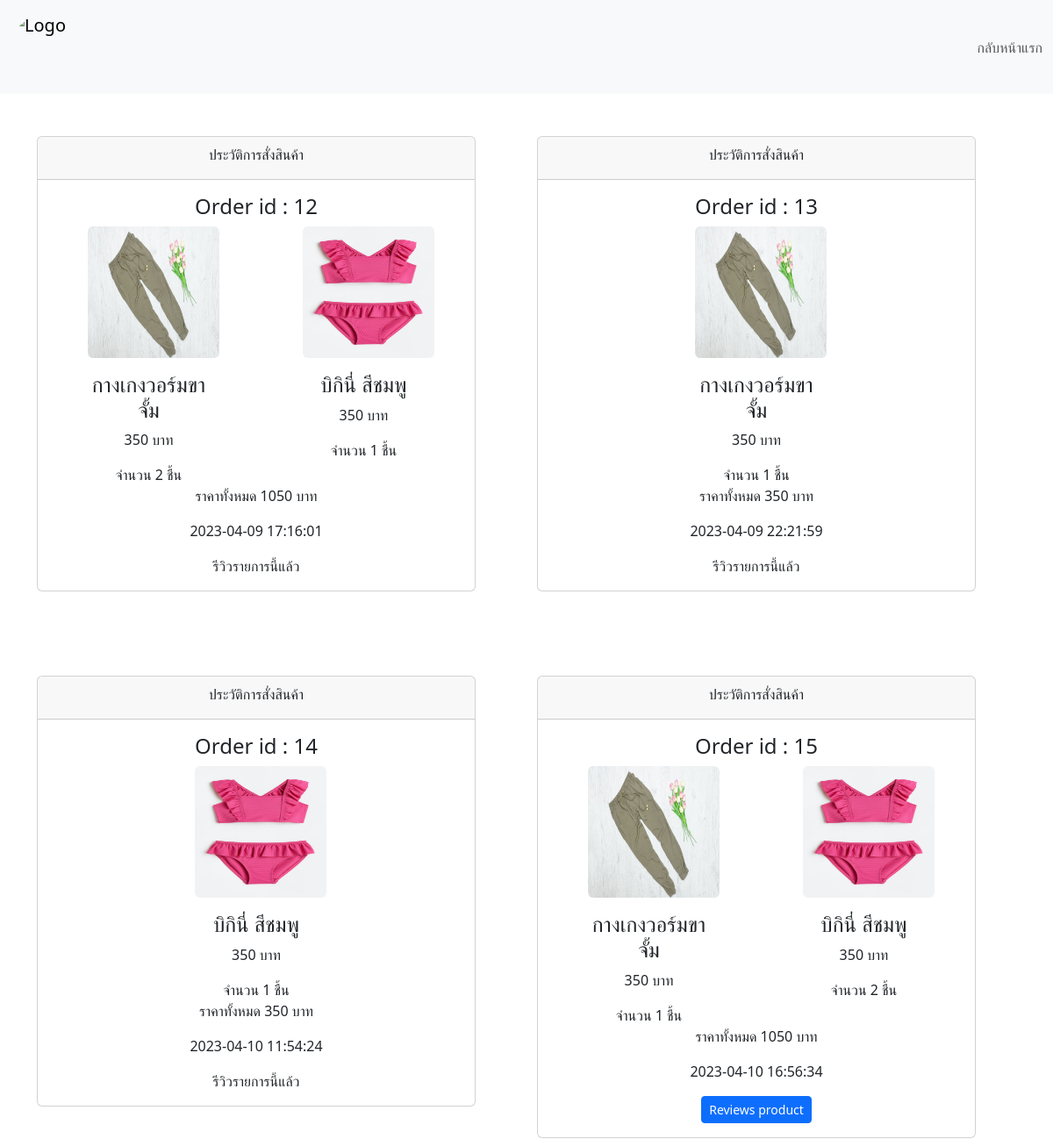
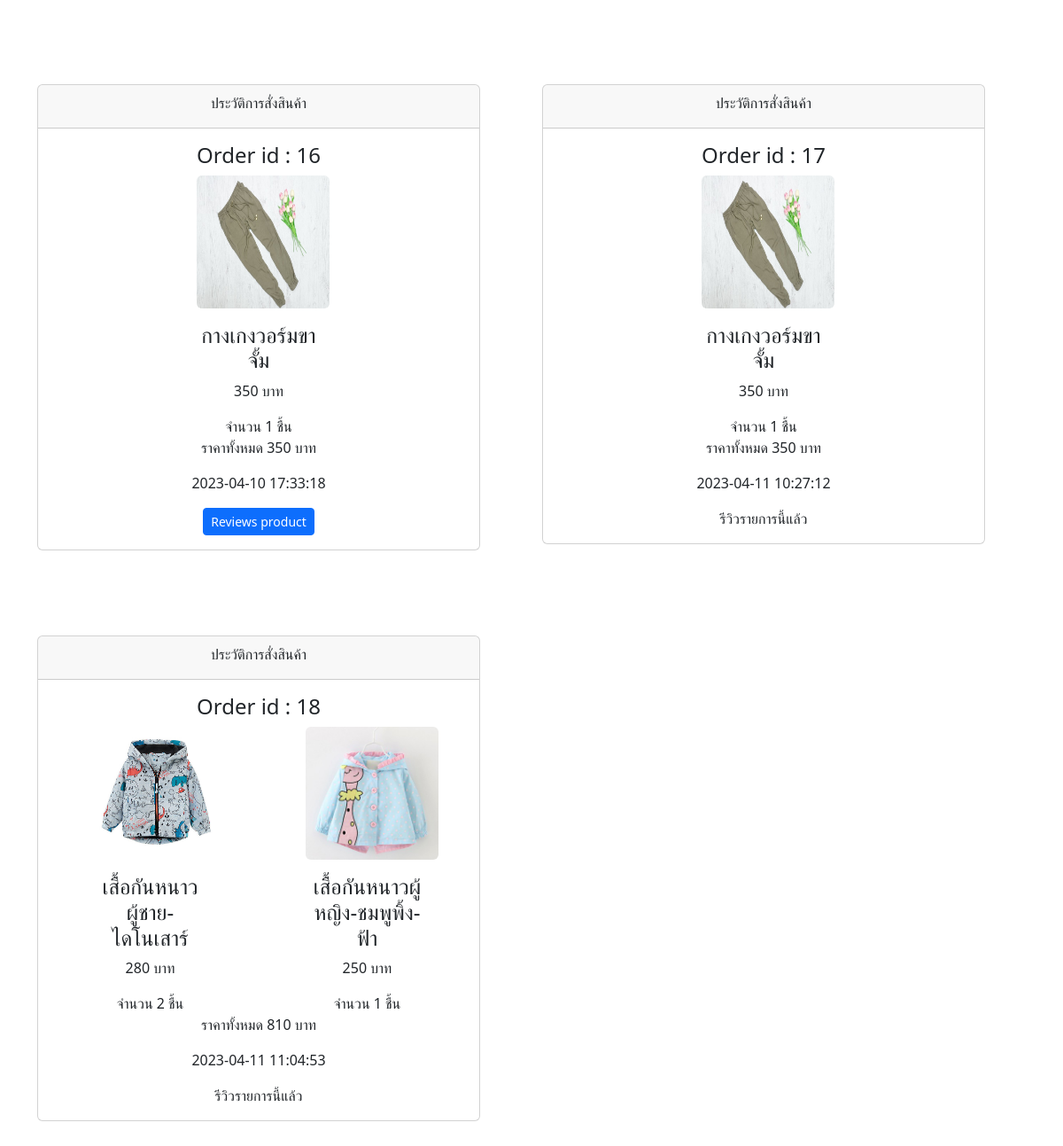
The app's page /File_Code/history.php with its own data (2 pictures, top to bottom).
### tables this page shows
CREATE TABLE `tbl_order` (
  `order_id` int(11) NOT NULL,
  `cus_name` int(11) NOT NULL,
  `total_price` int(11) NOT NULL,
  `order_status` int(11) NOT NULL,
  `order_date` datetime NOT NULL,
  `slip_payment` text NOT NULL,
  `address` varchar(255) NOT NULL
);

CREATE TABLE `tbl_cart` (
  `ca_id` int(11) NOT NULL,
  `ca_product` int(11) NOT NULL,
  `ca_user` int(11) NOT NULL,
  `ca_qty` int(11) NOT NULL,
  `order_id` int(11) NOT NULL
);

CREATE TABLE `tbl_product` (
  `product_id` int(11) NOT NULL,
  `nameproduct` varchar(255) NOT NULL,
  `product_price` int(11) NOT NULL,
  `category` int(11) NOT NULL,
  `imgproduct` varchar(255) NOT NULL
);

### File_Code/history.php (the view, shortened to what this page needs)
<?php
    include 'systems/connect.php';
?>
<!DOCTYPE html>
<html lang="en">
<head>
    <link rel="stylesheet" href="css1/bootstrap.min.css">
</head>
<body>
<nav class="navbar bg-light">
  <div class="container-fluid">
    <a class="navbar-brand" href="index.php">
      <img src="images/loginbanner.jpg" alt="Logo" width="80" height="80" class="d-inline-block align-text-top rounded-circle">
    </a>
    <div class="justify-content-end">
        <ul class="navbar-nav">
            <li class="nav-item"><a href="index.php" class="nav-link">กลับหน้าแรก</a></li>
        </ul>
    </div>
  </div>
</nav>
<div class="container">
    <div class="row">
    <?php
        $sql_history = $conn->query("SELECT * FROM tbl_order WHERE tbl_order.cus_name = '".$_SESSION['user_id']."' AND tbl_order.order_status = '2' OR tbl_order.order_status = '4'");
        while ($fet_history = $sql_history->fetch_object()) {
            $sql_product = $conn->query("SELECT tbl_product.nameproduct,tbl_product.product_price,tbl_product.imgproduct,tbl_cart.ca_product,tbl_cart.ca_qty FROM tbl_cart LEFT JOIN tbl_product ON tbl_product.product_id = tbl_cart.ca_product WHERE tbl_cart.order_id='".$fet_history->order_id."'");
    ?>
        <div class="col mt-5 mb-5">
            <div class="card text-center" style="width: 500px;">
                <div class="card-header">
                    <p class="card-title">ประวัติการสั่งสินค้า</p>
                </div>
                <div class="card-body">
                    <h4 class="card-text">Order id : <?php echo $fet_history->order_id;?></h4>
                    <div class="row ">
                        <?php
                        while ($fet = $sql_product->fetch_object()) {
                            ?>
                            <div class="col-4 mx-auto">
                                <img src="image/product/<?php echo $fet->imgproduct;?>" alt="product images" width="150" height="150" class="rounded d-block mx-auto">
                                <h4 class="card-text mt-3"><?php echo $fet->nameproduct;?></h4>
                                <p class="card-text"><?php echo $fet->product_price;?> บาท</p>
                                <p class="card-text">จำนวน <?php echo $fet->ca_qty?> ชื้น</p>
                            </div>
                            <?php }?>
                        </div>
                        <p class="card-text">ราคาทั้งหมด <?php echo $fet_history->total_price;?> บาท</p>
                        <p class="card-text"><?php echo $fet_history->order_date;?></p>
                    <?php
                        $sql_review = $conn->query("SELECT * FROM tbl_review WHERE tbl_review.order_id = '".$fet_history->order_id."'");
                        $num = $sql_review->num_rows;
                        if ($num <= 0) {
                    ?>
                    <button class="btn btn-primary btn-sm" id="btn-reviews" data-bs-toggle="modal" data-bs-target="#modal-review" data-id="<?php echo $fet_history->product_id;?>" data-order="<?php echo $fet_history->order_id; ?>">Reviews product</button>
                    <?php }else{ ?>
                        <p class="card-text">รีวิวรายการนี้แล้ว</p>
                        <?php } ?>
                </div>
            </div>
        </div>
        <?php } ?>
    </div>
</body>
</html>

### records on screen
tbl_order: order_id "12", total_price "1050", order_date "2023-04-09 17:16:01", shows "รีวิวรายการนี้แล้ว"
tbl_cart: tbl_product.imgproduct (picture), tbl_product.nameproduct "กางเกงวอร์มขาจั้ม", tbl_product.product_price "350", ca_qty "2"
tbl_cart: tbl_product.imgproduct (picture), tbl_product.nameproduct "บิกินี่ สีชมพู", tbl_product.product_price "350", ca_qty "1"
tbl_order: order_id "13", total_price "350", order_date "2023-04-09 22:21:59", shows "รีวิวรายการนี้แล้ว"
tbl_cart: tbl_product.imgproduct (picture), tbl_product.nameproduct "กางเกงวอร์มขาจั้ม", tbl_product.product_price "350", ca_qty "1"
tbl_order: order_id "14", total_price "350", order_date "2023-04-10 11:54:24", shows "รีวิวรายการนี้แล้ว"
tbl_cart: tbl_product.imgproduct (picture), tbl_product.nameproduct "บิกินี่ สีชมพู", tbl_product.product_price "350", ca_qty "1"
tbl_order: order_id "15", total_price "1050", order_date "2023-04-10 16:56:34"
tbl_cart: tbl_product.imgproduct (picture), tbl_product.nameproduct "กางเกงวอร์มขาจั้ม", tbl_product.product_price "350", ca_qty "1"
tbl_cart: tbl_product.imgproduct (picture), tbl_product.nameproduct "บิกินี่ สีชมพู", tbl_product.product_price "350", ca_qty "2"
tbl_order: order_id "16", total_price "350", order_date "2023-04-10 17:33:18"
tbl_cart: tbl_product.imgproduct (picture), tbl_product.nameproduct "กางเกงวอร์มขาจั้ม", tbl_product.product_price "350", ca_qty "1"
tbl_order: order_id "17", total_price "350", order_date "2023-04-11 10:27:12", shows "รีวิวรายการนี้แล้ว"
tbl_cart: tbl_product.imgproduct (picture), tbl_product.nameproduct "กางเกงวอร์มขาจั้ม", tbl_product.product_price "350", ca_qty "1"
tbl_order: order_id "18", total_price "810", order_date "2023-04-11 11:04:53", shows "รีวิวรายการนี้แล้ว"
tbl_cart: tbl_product.imgproduct (picture), tbl_product.nameproduct "เสื้อกันหนาวผู้ชาย-ไดโนเสาร์", tbl_product.product_price "280", ca_qty "2"
tbl_cart: tbl_product.imgproduct (picture), tbl_product.nameproduct "เสื้อกันหนาวผู้หญิง-ชมพูพิ้ง-ฟ้า", tbl_product.product_price "250", ca_qty "1"
